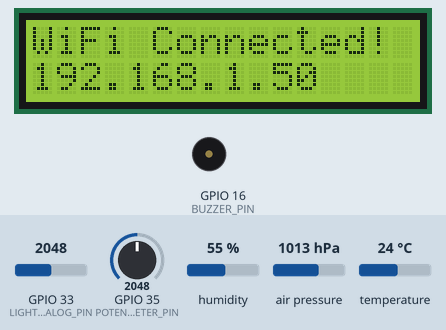
Bench run of a sketch on a simulated ESP32. Parts: 16×2 character LCD, buzzer (waves = sounding). The test bench sets the inputs (shaded band); at power-on: GPIO 35 (POTENTIOMETER_PIN) = 2048, GPIO 33 (LIGHT_ANALOG_PIN) = 2048, humidity 55 %, air pressure 1013 hPa, temperature 24 °C. WiFi joins after 1.5 s; servers stay silent unless stated; the local clock reads 2024-03-15 10:24:30 at power-on unless the sketch sets it; what the sketch prints to the serial monitor is not drawn.

Above: at 1.7 s.
At 4.8 s:
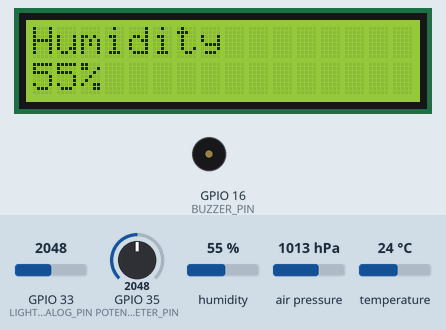
4.9 s: GPIO 35 (POTENTIOMETER_PIN) set to 2434
6.4 s: GPIO 35 (POTENTIOMETER_PIN) set to 2508
At 8.0 s:
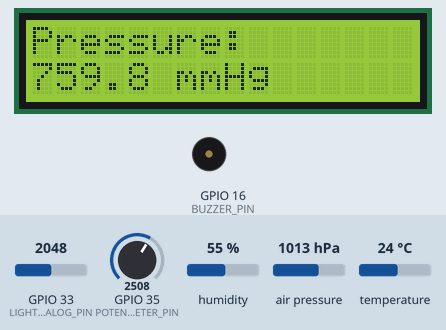
8.3 s: GPIO 35 (POTENTIOMETER_PIN) set to 1228
At 9.7 s:
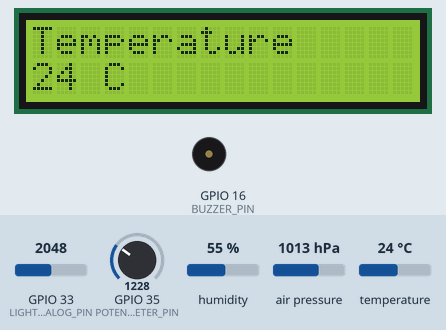
10.2 s: GPIO 35 (POTENTIOMETER_PIN) set to 1596
11.7 s: GPIO 35 (POTENTIOMETER_PIN) set to 1704
At 11.97 s:
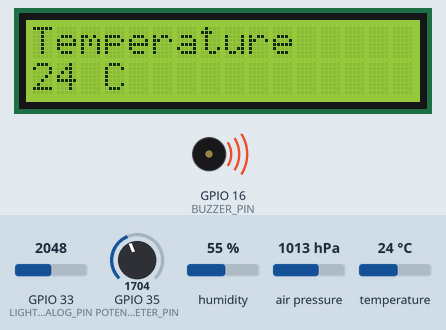
13.6 s: GPIO 35 (POTENTIOMETER_PIN) set to 780
At 15.1 s:
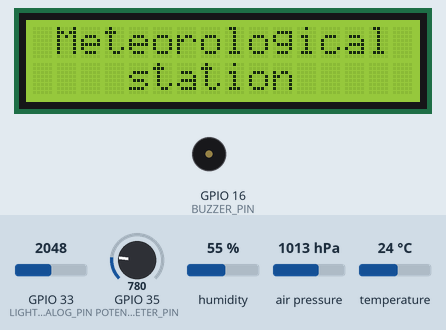
Timing chart, 0 to 16.6 s (numbered marks = the images above; inputs shaded):
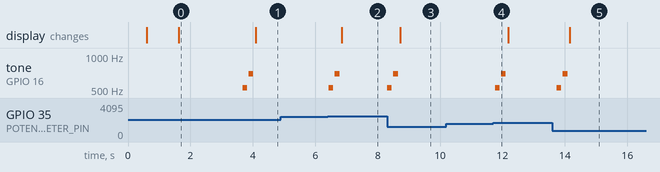

Measured:
- the behaviour switches between 2461 and 2462 on GPIO 35 (POTENTIOMETER_PIN) (found by bisection; images 1 and 2)
- the behaviour switches between 1641 and 1642 on GPIO 35 (POTENTIOMETER_PIN) (found by bisection; images 3 and 4)
- after the input at 4.9 s, every drawn part: stays the same
- after the input at 6.4 s, tone on GPIO 16 (BUZZER_PIN): silent → 523 Hz at once, → silent 0.15 s later, → 698 Hz 0.05 s later, → silent 0.15 s later; the display: changes after 0.45 s (image 2)
- after the input at 8.3 s, tone on GPIO 16 (BUZZER_PIN): silent → 523 Hz at once, → silent 0.15 s later, → 698 Hz 0.05 s later, → silent 0.15 s later; the display: changes after 0.43 s (image 3)
- after the input at 10.2 s, every drawn part: stays the same
- after the input at 11.7 s, tone on GPIO 16 (BUZZER_PIN): silent → 523 Hz after 0.06 s, → silent 0.15 s later, → 698 Hz 0.05 s later, → silent 0.15 s later
- after the input at 13.6 s, tone on GPIO 16 (BUZZER_PIN): silent → 523 Hz after 0.13 s, → silent 0.15 s later, → 698 Hz 0.05 s later, → silent 0.15 s later; the display: changes after 0.56 s (image 5)
- what the display in image 0 shows lasts 2.5 s, from 1.6 s to 4.1 s

The sketch:

weather-station-advance.ino
```cpp
#include <Wire.h>
#include <LiquidCrystal_I2C.h>
#include <Adafruit_HTU21DF.h>
#include <Adafruit_BMP280.h>
#include <WiFi.h>
#include <HTTPClient.h>
#include <WebServer.h>
#include <ArduinoJson.h>
#include <time.h>

#define LIGHT_ANALOG_PIN 33
#define POTENTIOMETER_PIN 35
#define BUZZER_PIN 16

const char* ssid = "your_wifi_ssid";
const char* password = "your_wifi_password";

Adafruit_HTU21DF htu = Adafruit_HTU21DF();
Adafruit_BMP280 bmp;

WebServer server(80);

int currentPage = 1;
int lastPage = 1;
unsigned long lastSendTime = 0;
const unsigned long sendInterval = 2000;
unsigned long startTime = 0;

LiquidCrystal_I2C lcd(0x27, 16, 2);


struct SensorData {
  float temperature;
  float humidity;
  float pressure;
  int light;
  unsigned long realTime;
};

const int maxDataPoints = 24;
SensorData dataHistory[maxDataPoints];
int dataIndex = 0;
int dataCount = 0;

void setup() {
  Serial.begin(115200);

  startTime = millis();
  Wire.begin(21, 22);

  if (!htu.begin()) {
    Serial.println("HTU21D not found!");
  } else {
    Serial.println("HTU21D initialized");
  }


  if (!bmp.begin(0x76)) {
    Serial.println("BMP280 not found at address 0x76!");

  }


  bmp.setSampling(Adafruit_BMP280::MODE_NORMAL,
                  Adafruit_BMP280::SAMPLING_X2,
                  Adafruit_BMP280::SAMPLING_X16,
                  Adafruit_BMP280::FILTER_X16,
                  Adafruit_BMP280::STANDBY_MS_500);


  pinMode(POTENTIOMETER_PIN, INPUT);
  pinMode(BUZZER_PIN, OUTPUT);

  lcd.init();
  lcd.backlight();
  lcd.setCursor(1, 0);
  lcd.print("Hello Sir!");


  WiFi.begin(ssid, password);
  lcd.clear();
  lcd.setCursor(0, 0);
  lcd.print("Connecting WiFi");

  int attempts = 0;
  while (WiFi.status() != WL_CONNECTED && attempts < 20) {
    delay(500);
    lcd.setCursor(0, 1);
    lcd.print(".");
    attempts++;
  }

  if (WiFi.status() == WL_CONNECTED) {
    lcd.clear();
    lcd.setCursor(0, 0);
    lcd.print("WiFi Connected!");
    lcd.setCursor(0, 1);
    lcd.print(WiFi.localIP());
    delay(2000);


    setupWebServer();
    server.begin();
    Serial.println("HTTP server started");
  } else {
    lcd.clear();
    lcd.setCursor(0, 0);
    lcd.print("WiFi Failed!");
    delay(2000);
  }

  configTime(3 * 3600, 0, "pool.ntp.org", "time.nist.gov");
  Serial.print("Waiting for NTP time...");
  time_t now = time(nullptr);
  while (now < 24 * 3600) {
    delay(100);
    now = time(nullptr);
  }
  Serial.println(" done!");


}


float getLightLevel() {
  int lightLevel = analogRead(LIGHT_ANALOG_PIN);
  lightLevel = map(lightLevel, 0, 4095, 0, 100);
  return 100 - lightLevel;
}


void setupWebServer() {

  server.on("/", HTTP_GET, []() {
    String html = generateHTMLPage();
    server.send(200, "text/html", html);
  });

  server.on("/api/data", HTTP_GET, []() {
    StaticJsonDocument<200> doc;
    doc["temperature"] = htu.readTemperature();
    doc["humidity"] = htu.readHumidity();
    doc["pressure"] = bmp.readPressure() / 133.322;
    doc["light"] = getLightLevel();
    doc["timestamp"] = millis();

    String response;
    serializeJson(doc, response);
    server.send(200, "application/json", response);
  });

server.on("/api/history", HTTP_GET, []() {
    DynamicJsonDocument doc(8192);
    JsonArray temps = doc.createNestedArray("temperatures");
    JsonArray humidities = doc.createNestedArray("humidities");
    JsonArray pressures = doc.createNestedArray("pressures");
    JsonArray lights = doc.createNestedArray("lights");
    JsonArray times = doc.createNestedArray("times");


    int startIndex;
    if (dataCount < maxDataPoints) {
        startIndex = 0;
    } else {
        startIndex = dataIndex;
    }

    for (int i = 0; i < dataCount; i++) {
        int idx = (startIndex + i) % maxDataPoints;
        temps.add(dataHistory[idx].temperature);
        humidities.add(dataHistory[idx].humidity);
        pressures.add(dataHistory[idx].pressure);
        lights.add(dataHistory[idx].light);
        times.add(dataHistory[idx].realTime);
    }

    String response;
    serializeJson(doc, response);
    server.send(200, "application/json", response);
});
}

String generateHTMLPage() {
  String html = R"rawliteral(
<!DOCTYPE html>
<html>
<head>
    <title>ESP32 Weather Station</title>
    <script src="https://cdn.jsdelivr.net/npm/chart.js"></script>
    <meta name="viewport" content="width=device-width, initial-scale=1">
    <style>
        body {
            font-family: Arial, sans-serif;
            margin: 0;
            padding: 20px;
            background: linear-gradient(135deg, #667eea 0%, #764ba2 100%);
            color: #333;
        }
        .container {
            max-width: 1200px;
            margin: 0 auto;
        }
        h1 {
            text-align: center;
            color: white;
            margin-bottom: 30px;
        }
        .current-data {
            display: grid;
            grid-template-columns: repeat(auto-fit, minmax(200px, 1fr));
            gap: 20px;
            margin-bottom: 30px;
        }
        .card {
            background: white;
            border-radius: 10px;
            padding: 20px;
            text-align: center;
            box-shadow: 0 4px 6px rgba(0,0,0,0.1);
            transition: transform 0.3s;
        }
        .card:hover {
            transform: translateY(-5px);
        }
        .card h3 {
            margin: 0 0 10px 0;
            color: #667eea;
        }
        .card .value {
            font-size: 2em;
            font-weight: bold;
            margin: 10px 0;
        }
        .card .unit {
            font-size: 0.8em;
            color: #666;
        }
        .chart-container {
            background: white;
            border-radius: 10px;
            padding: 20px;
            margin-bottom: 20px;
            box-shadow: 0 4px 6px rgba(0,0,0,0.1);
        }
        canvas {
            max-height: 300px;
        }
        .refresh-info {
            text-align: center;
            color: white;
            margin-top: 20px;
            font-size: 0.9em;
        }
        @media (max-width: 768px) {
            .current-data {
                grid-template-columns: repeat(2, 1fr);
            }
            .card .value {
                font-size: 1.5em;
            }
        }
    </style>
</head>
<body>
    <div class="container">
        <h1>ESP32 Weather Station</h1>

        <div class="current-data">
            <div class="card">
                <h3>Temperature</h3>
                <div class="value" id="temp">--</div>
                <div class="unit">°C</div>
            </div>
            <div class="card">
                <h3>Humidity</h3>
                <div class="value" id="hum">--</div>
                <div class="unit">%</div>
            </div>
            <div class="card">
                <h3>Pressure</h3>
                <div class="value" id="press">--</div>
                <div class="unit">mmHg</div>
            </div>
            <div class="card">
                <h3>Light</h3>
                <div class="value" id="light">--</div>
                <div class="unit">%</div>
            </div>
        </div>

        <div class="chart-container">
            <canvas id="tempChart"></canvas>
        </div>
        <div class="chart-container">
            <canvas id="humChart"></canvas>
        </div>
        <div class="chart-container">
            <canvas id="pressChart"></canvas>
        </div>
        <div class="chart-container">
            <canvas id="lightChart"></canvas>
        </div>

        <div class="refresh-info">
            Data updates every hour | Last update: <span id="lastUpdate">--:--:--</span>
        </div>
    </div>

    <script>
        let tempChart, humChart, pressChart, lightChart;

        function initCharts() {
            const ctxTemp = document.getElementById('tempChart').getContext('2d');
            const ctxHum = document.getElementById('humChart').getContext('2d');
            const ctxPress = document.getElementById('pressChart').getContext('2d');
            const ctxLight = document.getElementById('lightChart').getContext('2d');

            tempChart = new Chart(ctxTemp, {
                type: 'line',
                data: { labels: [], datasets: [{ label: 'Temperature (°C)', data: [], borderColor: 'rgb(255, 99, 132)', backgroundColor: 'rgba(255, 99, 132, 0.1)', tension: 0.4 }] },
                options: { responsive: true, maintainAspectRatio: true, plugins: { legend: { position: 'top' } } }
            });

            humChart = new Chart(ctxHum, {
                type: 'line',
                data: { labels: [], datasets: [{ label: 'Humidity (%)', data: [], borderColor: 'rgb(54, 162, 235)', backgroundColor: 'rgba(54, 162, 235, 0.1)', tension: 0.4 }] },
                options: { responsive: true, maintainAspectRatio: true, plugins: { legend: { position: 'top' } } }
            });

            pressChart = new Chart(ctxPress, {
                type: 'line',
                data: { labels: [], datasets: [{ label: 'Pressure (mmHg)', data: [], borderColor: 'rgb(75, 192, 192)', backgroundColor: 'rgba(75, 192, 192, 0.1)', tension: 0.4 }] },
                options: { responsive: true, maintainAspectRatio: true, plugins: { legend: { position: 'top' } } }
            });

            lightChart = new Chart(ctxLight, {
                type: 'line',
                data: { labels: [], datasets: [{ label: 'Light Level (%)', data: [], borderColor: 'rgb(255, 159, 64)', backgroundColor: 'rgba(255, 159, 64, 0.1)', tension: 0.4 }] },
                options: { responsive: true, maintainAspectRatio: true, plugins: { legend: { position: 'top' } } }
            });
        }

        async function fetchCurrentData() {
            try {
                const response = await fetch('/api/data');
                const data = await response.json();

                document.getElementById('temp').textContent = data.temperature.toFixed(1);
                document.getElementById('hum').textContent = data.humidity.toFixed(1);
                document.getElementById('press').textContent = data.pressure.toFixed(1);
                document.getElementById('light').textContent = data.light;

                const now = new Date();
                document.getElementById('lastUpdate').textContent = now.toLocaleTimeString();
            } catch (error) {
                console.error('Error fetching current data:', error);
            }
        }

        async function fetchHistoryData() {
          try {
            const response = await fetch('/api/history');
            const data = await response.json();

            // Преобразуем время из миллисекунд в читаемый формат
            const times = data.times.map(timestamp => {
  const date = new Date(timestamp * 1000); // Конвертируем Unix timestamp в миллисекунды
  return date.toLocaleTimeString([], { hour: '2-digit', minute: '2-digit', second: '2-digit' });
});

            tempChart.data.labels = times;
            tempChart.data.datasets[0].data = data.temperatures;
            tempChart.update();

            humChart.data.labels = times;
            humChart.data.datasets[0].data = data.humidities;
            humChart.update();

            pressChart.data.labels = times;
            pressChart.data.datasets[0].data = data.pressures;
            pressChart.update();

            lightChart.data.labels = times;
            lightChart.data.datasets[0].data = data.lights;
            lightChart.update();
          } catch (error) {
            console.error('Error fetching history data:', error);
          }
        }

        function updateData() {
            fetchCurrentData();
            fetchHistoryData();
        }

        initCharts();
        updateData();
        setInterval(updateData, 2000);
    </script>
</body>
</html>
  )rawliteral";
  return html;
}

void storeData(float temp, float humidity, float pressure, int light) {
  dataHistory[dataIndex].temperature = temp;
  dataHistory[dataIndex].humidity = humidity;
  dataHistory[dataIndex].pressure = pressure;
  dataHistory[dataIndex].light = light;
  dataHistory[dataIndex].realTime = time(nullptr);

  dataIndex = (dataIndex + 1) % maxDataPoints;
  if (dataCount < maxDataPoints) {
    dataCount++;
  }
}

void playBeep() {
  tone(BUZZER_PIN, 523, 150);
  delay(200);
  tone(BUZZER_PIN, 698, 150);
  delay(200);
  noTone(BUZZER_PIN);
}

void loop() {
  server.handleClient();

  float temp = htu.readTemperature();
  float humidity = htu.readHumidity();
  float pressure = bmp.readPressure() / 133.322;
  float lightLevel = getLightLevel();

  int sensorValue = analogRead(POTENTIOMETER_PIN);
  sensorValue = map(sensorValue, 0, 4095, 0, 1023);

  if (sensorValue >= 0 && sensorValue < 205) {
    currentPage = 1;
  } else if (sensorValue >= 205 && sensorValue < 410) {
    currentPage = 2;
  } else if (sensorValue >= 410 && sensorValue < 615) {
    currentPage = 3;
  } else if (sensorValue >= 615 && sensorValue < 820) {
    currentPage = 4;
  } else {
    currentPage = 5;
  }

  if (currentPage != lastPage) {
    playBeep();
    lastPage = currentPage;
  }


  if (currentPage == 1) {
    lcd.clear();
    lcd.setCursor(0, 0);
    lcd.print(" Meteorological");
    lcd.setCursor(0, 1);
    lcd.print("    station");
  } else if (currentPage == 2) {
    char tempStr[10];
    sprintf(tempStr, "%02d C", (int)temp);
    lcd.clear();
    lcd.setCursor(0, 0);
    lcd.print("Temperature ");
    lcd.setCursor(0, 1);
    lcd.print(tempStr);
  }
  else if (currentPage == 3) {
    char HumStr[10];
    sprintf(HumStr, "%02d%%", (int)humidity);
    lcd.clear();
    lcd.setCursor(0, 0);
    lcd.print("Humidity ");
    lcd.setCursor(0, 1);
    lcd.print(HumStr);
  }
  else if (currentPage == 4) {
    char pressureStr[16];
    sprintf(pressureStr, "%.1f mmHg", pressure);
    lcd.clear();
    lcd.setCursor(0, 0);
    lcd.print("Pressure: ");
    lcd.setCursor(0, 1);
    lcd.print(pressureStr);
  } else if (currentPage == 5) {
    lcd.clear();
    lcd.setCursor(0, 0);
    lcd.print("Lightness: ");
    lcd.setCursor(0, 1);
    lcd.print((int)lightLevel);
    lcd.print(" %");
  }

  static unsigned long lastStoreTime = 0;
  unsigned long currentMillis = millis();

  if (currentMillis - lastStoreTime >= 3600000 || lastStoreTime == 0) {
      storeData(temp, humidity, pressure, (int)lightLevel);
      lastStoreTime = currentMillis;
  }
  delay(100);
}
```
